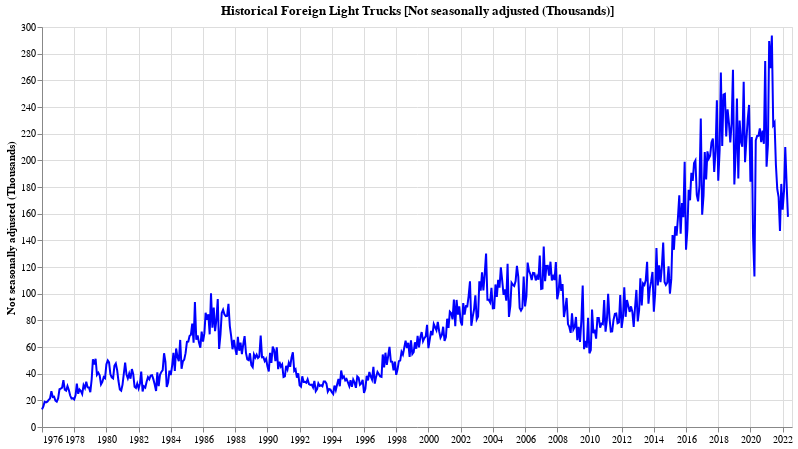

Source (notebook cell):
### Code cell
doChart(df_foreign_light_trucks, 'Not seasonally adjusted (Thousands)', 'Foreign Light Trucks')

### Figure 1 — Vega-Lite specification as saved in the notebook (floating-point values rounded to 4 significant figures; data arrays with more than 128 entries replaced by an {"elided": "..."} marker saying what was removed)
{"config": {"view": {"continuousWidth": 400, "continuousHeight": 300}}, "data": {"name": "data-707af85304713e03faf24431d9ca64c9"}, "mark": {"type": "line", "color": "blue"}, "background": "white", "encoding": {"x": {"axis": {"title": ""}, "field": "dt", "type": "temporal"}, "y": {"field": "Not seasonally adjusted (Thousands)", "type": "quantitative"}}, "height": 400, "title": "Historical Foreign Light Trucks [Not seasonally adjusted (Thousands)]", "width": 750, "$schema": "https://vega.github.io/schema/vega-lite/v4.17.0.json", "datasets": {"data-707af85304713e03faf24431d9ca64c9": {"elided": "560 records"}}}
